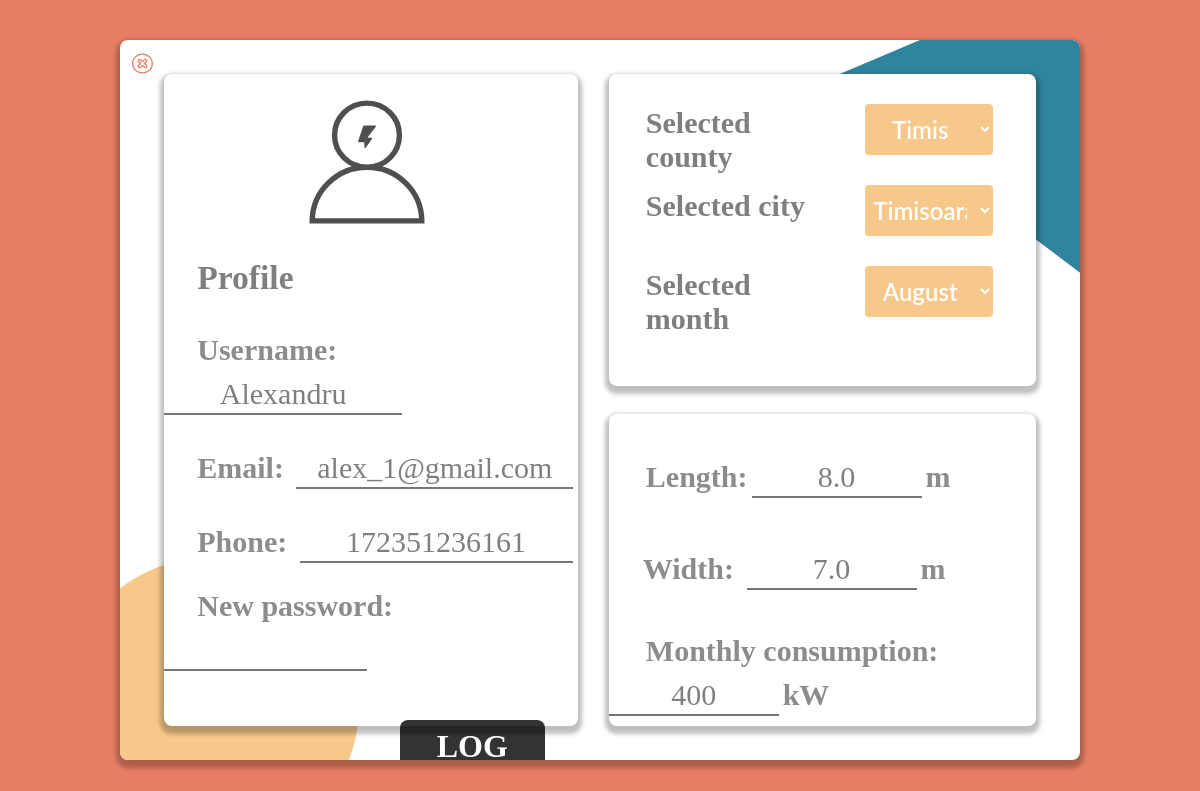
The app's page /profile (signed in), older data.
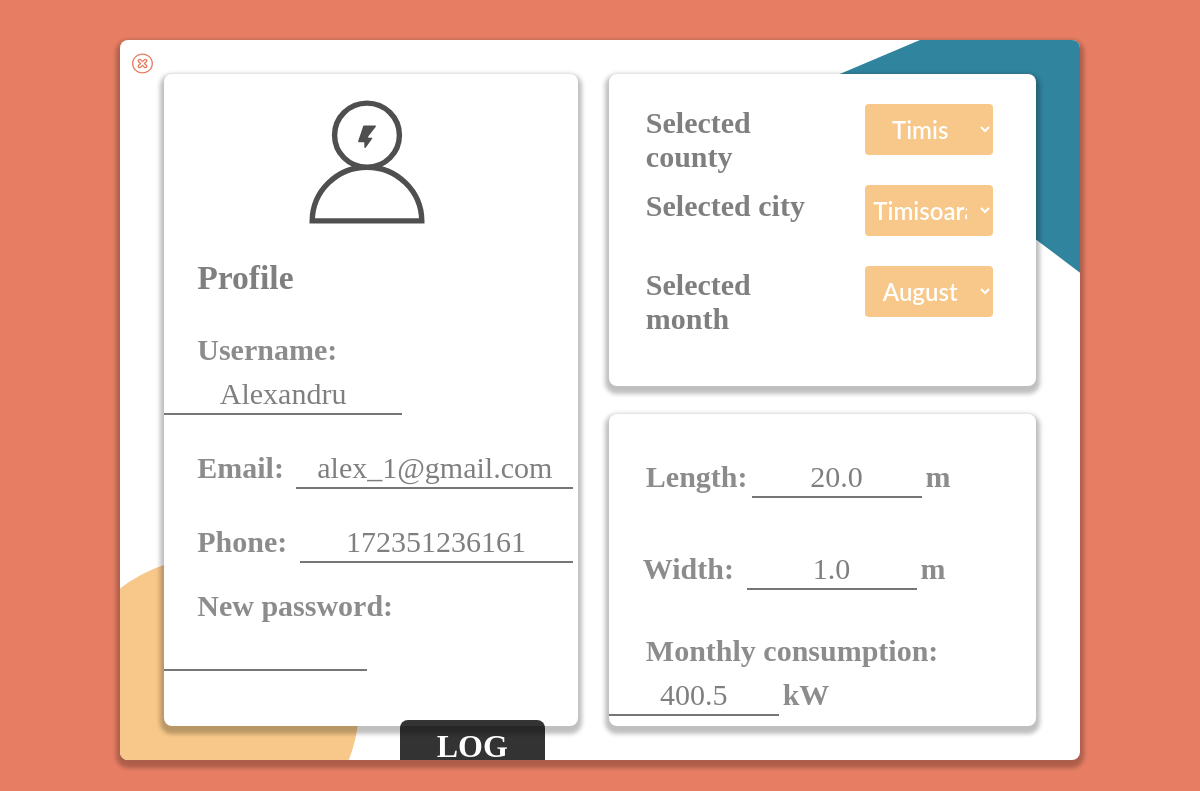
The same page, newer data.
### website/models.py (models this page shows)
class User(db.Model, UserMixin):
    id = db.Column(db.Integer, primary_key=True)
    name = db.Column(db.String(150))
    email = db.Column(db.String(150), unique=True)
    password = db.Column(db.String(150))
    phone = db.Column(db.String(150))
    county = db.Column(db.String(150))
    city = db.Column(db.String(150))
    roof_length = db.Column(db.Float)
    roof_width = db.Column(db.Float)
    month = db.Column(db.String(150))
    consumption = db.Column(db.Integer)

### website/views.py (the view, shortened to what this page needs)
@views.route('/profile', methods=['POST', 'GET'])
def profile():
    data = request.form
    return render_template('profile.html', user=current_user, show_system=False )

### website/__init__.py (called while the page is built)
def create_app():
   app = Flask(__name__)
   app.config['SQLALCHEMY_TRACK_MODIFICATIONS'] = False
   app.config['SECRET_KEY'] = 'abcd1234'
   app.config['SQLALCHEMY_DATABASE_URI'] = f'sqlite:///{DB_NAME}'
   db.init_app(app)
   from .views import views
   from .auth import auth
   app.register_blueprint(views, url_prefix='/')
   app.register_blueprint(auth, url_prefix='/')
   from . import models
   create_database(app)
   login_manager = LoginManager()
   login_manager.login_view = 'auth.login'
   login_manager.init_app(app)
   @login_manager.user_loader
   def load_user(id):
      try:
         id = int(id)
         return models.User.query.get(int(id))
      except:
         pass
   return app

### website/templates/profile.html (shortened to what this page needs)
<!DOCTYPE html>
<html lang="en">
<head>
    <link rel="stylesheet" type="text/css" href = "{{ url_for('static',filename='assets/css/profile.css') }}"/>
</head>
<body style=background:#e77e64;>
    <div class="wrapper">
        <div class="Rectangle-65">
            <a href="/"><img src = "{{ url_for('static',filename='assets/img/cancel-svgrepo-com 1.svg') }}" class="Exit"></a>
            <div class="Rectangle-62">
                <img class="Frame" src = "{{ url_for('static',filename='assets/img/frame2.svg') }}">
                <span class="profile2">
                  Profile
                </span>
                <br>
                <br>
                <br>
                <span class="Surface Text-Style-23">Username:</span>
                <input style="width: 57.5%;" name="get_name" type="text" id="get_name" name="get_name" value="{{user.name}}" onchange="get_name()">
                <br>
                <br>
                <span class="Surface Text-Style-23">Email:</span>
                <input style="width: 67%;" name="get_email"  type="text" id="get_email" name="get_email" value="{{user.email}}" onchange="get_email()">
                <br>
                <br>
                <span class="Surface Text-Style-23">Phone:</span>
                <input style="width: 66%;" name="get_phone" type="text" id="get_phone" name="get_phone" value="{{user.phone}}" onchange="get_phone()">
                <br>
                <br>
                <span class="Surface Text-Style-23">New password:</span>
                <input style="width: 49%;"  type="text" id="get_password" name="get_password" value="" onchange="get_password()">
                <br>
                <br>
                <br>
                <br>
                <div class="block">
            <a  class="save" onclick="save_changes()">SAVE<img class="check" src = "{{ url_for('static',filename='assets/img/check-svgrepo-com 1.svg') }}"></a>
            <a href="/logout" class="logout">LOG OUT<imgclass="log" src = "{{ url_for('static',filename='assets/img/log-out-svgrepo-com 1.svg') }}"></a>
                </div>
            </div>
            <div class="Rectangle-63">
                <span class="Selected-county">
                  Selected county
                </span>
        <form method='POST'>
            <select class="s1" name="county" id="counties" onchange="cities_func('')">
                <script>
                    function counties(){
                        keys = Object.keys(orase)
                        console.log(keys.length)
                        console.log('here')
                        var min = 12,
                        max = 100,
                        select = document.getElementById('counties');
                        old_county = document.getElementById('get_county').value
                        for (var i = 0; i<keys.length; i++){
                            var opt = document.createElement('option');
                            opt.value = keys[i];
                            opt.innerHTML = keys[i];
                            if (opt.value == old_county){
                                opt.selected = true
                            }
                            select.appendChild(opt);
                        }
                    }
                </script>
            </select>
                <span class="Selected-city">
                  Selected city
                </span>
            <select class="s1" name="city" id="cities">
                <script>
                    window.onload = function(){
                        counties();
                        cities_func('');
                        gen_months();
                    };
                  function cities_func(county_param){
                      selected_county = document.getElementById('counties').selectedOptions[0];
                      county = selected_county.value;
                      if (county_param == 'Alba'){
                            county = 'Alba'
                      }
                      old_city = document.getElementById('get_city').value
                      console.log('BOOM')
                      console.log(county_param)
                      cities = orase[county];
                      select = document.getElementById('cities');
                      while (select.firstChild) {
                          select.removeChild(select.firstChild)
                      }
                      for(let i=0; i<cities.length; i++){
                          var opt = document.createElement('option');
                              opt.value = cities[i];
                              opt.innerHTML = cities[i];
                              if (opt.value == old_city){
                                  opt.selected = true
                              }
                              select.appendChild(opt);
                      }
                  }
                </script>
            </select>
        <span class="Selected-county">
            Selected month
          </span>
      <select class="s1 form" name="month" id="month">
            <script>
                function gen_months(){
                    select = document.getElementById('month');
                    while (select.firstChild) {
                        select.removeChild(select.firstChild);
                    }
                    all_months = ['January', 'February', 'March', 'April', 'May', 'June', 'July', 'August', 'September', 'October', 'November', 'December'];
                    user_month = document.getElementById('get_month').value;
                    console.log(user_month)
                    for(let i=0; i<12; i++){
                        var opt = document.createElement('option');
                            opt.value = all_months[i];
                            opt.innerHTML = all_months[i];
                            if (opt.value == user_month){
                                opt.selected = true;
                            }
                            select.appendChild(opt);
                    }
                }
            </script>
      </select>
            </div>
            <div class="Rectangle-64">
                <br><br>
                <span class="Surface Text-Style-21">Length:</span>
                <input type="text" id="surface" name="roof_length" value="{{user.roof_length}}">
            <span class="Text-Style-22">m</span>
                <br><br><br>
                <span class="Surface Text-Style-23">Width:</span>
                <input type="text" id="surface" name="roof_width" value="{{user.roof_width}}">
            <span class="Text-Style-22">m</span>
                <br><br><br>
                <span class="Surface Text-Style-21">Monthly consumption:</span>
                <input type="text" id="surface" name="consumption" value="{{user.consumption}}">
            <span class="Text-Style-22">kW</span>
            </div>
        </div>
    </div>
</body>
</html>

Row changes from the older to the newer data that the page shows:
changed User "Alexandru": roof_length "8.0" → "20.0"; roof_width "7.0" → "1.0"; consumption "400" → "400.5"
